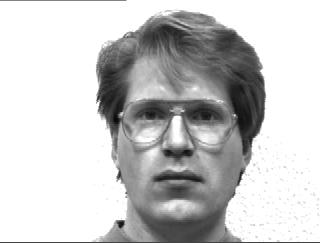
#> input picture yalefaces/subject01.glasses.gif, 320 x 243 px; its folder holds only this picture in this run
$ python main.py
#> lines starting #> are read from the running program, lines starting #| are printed output that depends on the picture
import numpy as np
import cv2, os
from PIL import Image

cascadePath = "haarcascade_frontalface_default.xml"
faceCascade = cv2.CascadeClassifier(cascadePath)


recognizer = cv2.face.LBPHFaceRecognizer_create(1,8,8,8,123)


def get_images(path):
#> called with path = './yalefaces'
    image_paths = [os.path.join(path, f) for f in os.listdir(path) if not f.endswith('.happy')]

    images = []
    labels = []

    for image_path in image_paths:
        gray = Image.open(image_path).convert('L')
#> gray is the input picture: PIL image 320x243 L; min 8, max 255, mean 200.7
        image = np.array(gray, 'uint8')
        subject_number = int(os.path.split(image_path)[1].split(".")[0].replace("subject", ""))

        faces = faceCascade.detectMultiScale(image, scaleFactor=1.1, minNeighbors=5, minSize=(30, 30))
#> faces = [[96, 53, 163, 163]]
        for (x, y, w, h) in faces:
            images.append(image[y: y + h, x: x + w])
            labels.append(subject_number)
            cv2.imshow("", image[y: y + h, x: x + w])
            cv2.waitKey(50)
#> this loop made 1 pass
#> pass 1, in get_images, `cv2.imshow("", image[y: y + h, x: x + w])`:
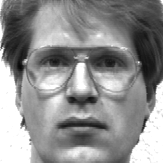
#> window '': shape (163, 163); min 8, max 255, mean 143.1
#> after the loop, images = 1 item; labels = [1]
    return images, labels


path = './yalefaces'
images, labels = get_images(path)
#> images = 1 item; labels = [1]
cv2.destroyAllWindows()

recognizer.train(images, np.array(labels))

image_paths = [os.path.join(path, f) for f in os.listdir(path) if f.endswith('.happy')]

for image_path in image_paths:
    gray = Image.open(image_path).convert('L')
    image = np.array(gray, 'uint8')
    faces = faceCascade.detectMultiScale(image, scaleFactor=1.1, minNeighbors=5, minSize=(30, 30))

    for (x, y, w, h) in faces:
        number_predicted, conf = recognizer.predict(image[y: y + h, x: x + w])

        number_actual = int(os.path.split(image_path)[1].split(".")[0].replace("subject", ""))

        if number_actual == number_predicted:
            print("subject{} is Correctly Recognized with confidence {}%".format(number_actual,
                                                                                 round((123-conf)*100/123, 2)))
        else:
            print("subject{} is Incorrect Recognized as {}".format(number_actual, number_predicted))
        cv2.imshow("Recognizing Face", image[y: y + h, x: x + w])
        cv2.waitKey(1000)
